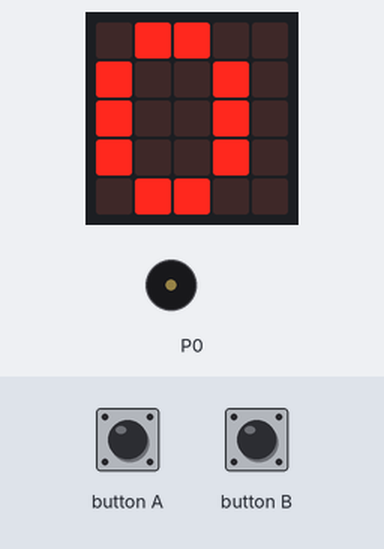
The program below on a simulated BBC micro:bit running MicroPython. Shown: the board's 5×5 LED display, buzzer (waves = sounding). The test bench sets the inputs (shaded band).

Above: at 1.2 s.
1.3 s: button A pressed for 0.15 s
At 1.54 s:
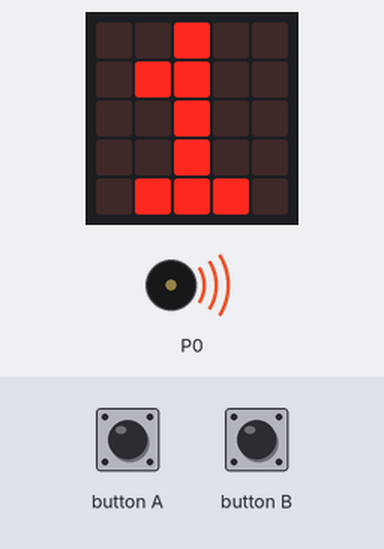
Timing chart, 0 to 6.8 s (numbered marks = the images above; inputs shaded):
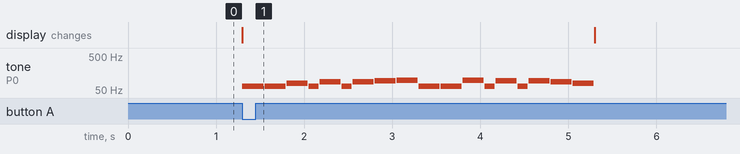

The program:

Ch12_02_melody_2.py
```python
import music
from microbit import *
while True:
    if button_a.is_pressed():
        display.show("1")
        music.play(music.FUNK)
    elif button_b.is_pressed():
        display.show("2")
        music.play(music.DADADADUM)
    else:
        display.show("O")
```

Measured:
- after the input at 1.3 s, tone on P0: plays 65 Hz for 0.24 s, 65 Hz for 0.24 s, 78 Hz for 0.24 s, 65 Hz for 0.12 s, 87 Hz for 0.24 s, 65 Hz for 0.12 s … (18 notes in this stretch), starting at once; the display: changes at once (image 1)
